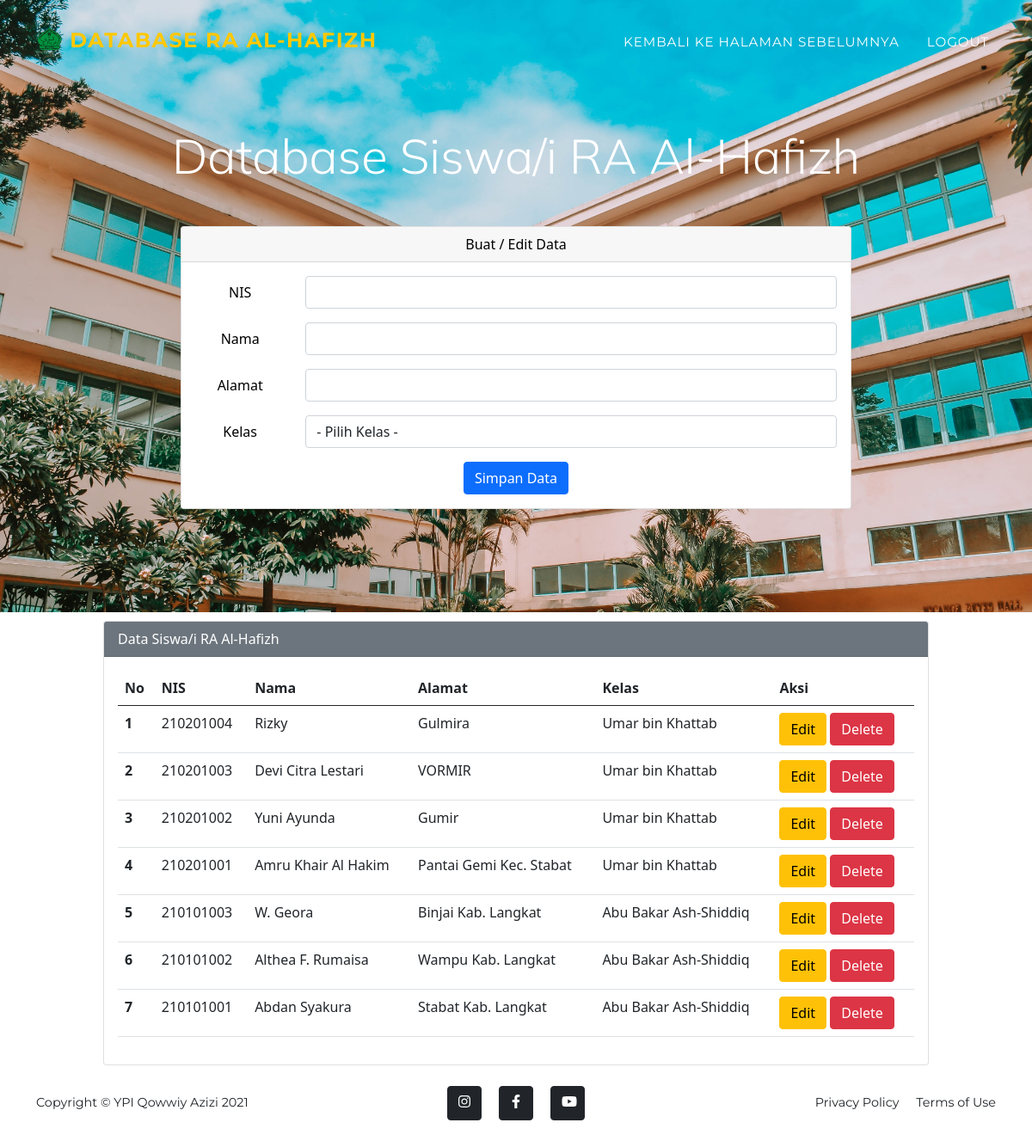
Screenshot of /data_ra.php (signed in) with the database file from the repository.
### tables this page shows
CREATE TABLE `dbra` (
  `id` int(200) NOT NULL,
  `nis` varchar(333) NOT NULL,
  `nama` varchar(333) NOT NULL,
  `alamat` varchar(333) NOT NULL,
  `kelas` varchar(333) NOT NULL
);

### data_ra.php (the view, shortened to what this page needs)
<?php
$host       = "localhost";
$user       = "root";
$pass       = "";
$db         = "dbsekolah";
$koneksi    = mysqli_connect($host, $user, $pass, $db);
$nis        = "";
$nama       = "";
$alamat     = "";
?>
<!DOCTYPE html>
<html lang="en">
    <head>
        <link href="styles.css" rel="stylesheet" />
        <link href="https://cdn.jsdelivr.net/npm/bootstrap@5.0.0-beta2/dist/css/bootstrap.min.css" rel="stylesheet">
    </head>
    <body id="page-top">
        <nav class="navbar navbar-expand-lg navbar-dark fixed-top" id="mainNav">
            <div class="container">
                <a class="navbar-brand" href="#page-top"><img src="YPI.png" class="mb-2" alt="..." />      Database RA Al-Hafizh</a>
                <div class="collapse navbar-collapse" id="navbarResponsive">
                    <ul class="navbar-nav text-uppercase ms-auto py-4 py-lg-0">
                        <li class="nav-item"><a class="nav-link" href="landing-page-tendik.php">Kembali Ke Halaman Sebelumnya</a></li>
                        <li class="nav-item"><a class="nav-link" href="logout.php">Logout</a></li>
                    </ul>
                </div>
            </div>
        </nav>
        <header class="masthead" style="padding-bottom: 10%;
                                        padding-top: 100px;">
        <div class="jumbotron">
            <div class="container">
                <div class="col-lg-12 text-center mt-5 mb-5">
                    <h3 class="display-4" id="font-amru">Database Siswa/i RA Al-Hafizh</h3>
                </div>
            </div>
        </div>
        <div class="mx-auto">
            <div class="card">
                <div class="card-header" style="color : black">
                    Buat / Edit Data
                </div>
                <div class="card-body">
                    <form action="" method="POST">
                        <div class="mb-3 row">
                            <label for="nis" class="col-sm-2 col-form-label" style="color: black">NIS</label>
                            <div class="col-sm-10">
                                <input type="text" class="form-control" id="nis" name="nis" value="<?php echo $nis ?>">
                            </div>
                        </div>
                        <div class="mb-3 row">
                            <label for="nama" class="col-sm-2 col-form-label" style="color : black">Nama</label>
                            <div class="col-sm-10">
                                <input type="text" class="form-control" id="nama" name="nama" value="<?php echo $nama ?>">
                            </div>
                        </div>
                        <div class="mb-3 row">
                            <label for="alamat" class="col-sm-2 col-form-label" style="color : black">Alamat</label>
                            <div class="col-sm-10">
                                <input type="text" class="form-control" id="alamat" name="alamat" value="<?php echo $alamat ?>">
                            </div>
                        </div>
                        <div class="mb-3 row">
                            <label for="kelas" class="col-sm-2 col-form-label" style="color : black">Kelas</label>
                            <div class="col-sm-10">
                                <select class="form-control" name="kelas" id="kelas">
                                    <option value="">- Pilih Kelas -</option>
                                </select>
                            </div>
                        </div>
                        <div class="col-12">
                            <input type="submit" name="simpan" value="Simpan Data" class="btn btn-primary" />
                        </div>
                    </form>
                </div>
            </div>
            </div>
            </header>
        <div class="mx-auto" style="width: 80%">
            <div class="card">
                <div class="card-header text-white bg-secondary">
                    Data Siswa/i RA Al-Hafizh
                </div>
                <div class="card-body">
                    <table class="table">
                        <thead>
                            <tr>
                                <th scope="col">No</th>
                                <th scope="col">NIS</th>
                                <th scope="col">Nama</th>
                                <th scope="col">Alamat</th>
                                <th scope="col">Kelas</th>
                                <th scope="col">Aksi</th>
                            </tr>
                        </thead>
                        <tbody>
                            <?php
                            $sql2   = "select * from dbra order by id desc";
                            $q2     = mysqli_query($koneksi, $sql2);
                            $urut   = 1;
                            while ($r2 = mysqli_fetch_array($q2)) {
                                $id         = $r2['id'];
                                $nis        = $r2['nis'];
                                $nama       = $r2['nama'];
                                $alamat     = $r2['alamat'];
                                $kelas      = $r2['kelas'];
                            ?>
                                <tr>
                                    <th scope="row"><?php echo $urut++ ?></th>
                                    <td scope="row"><?php echo $nis ?></td>
                                    <td scope="row"><?php echo $nama ?></td>
                                    <td scope="row"><?php echo $alamat ?></td>
                                    <td scope="row"><?php echo $kelas ?></td>
                                    <td scope="row">
                                        <a href="data_ra.php?op=edit&id=<?php echo $id ?>"><button type="button" class="btn btn-warning">Edit</button></a>
                                        <a href="data_ra.php?op=delete&id=<?php echo $id?>" onclick="return confirm('Yakin mau delete data?')"><button type="button" class="btn btn-danger">Delete</button></a>
                                    </td>
                                </tr>
                            <?php
                            }
                            ?>
                        </tbody>
                    </table>
                </div>
            </div>
        </div>
        <footer class="footer py-4">
            <div class="container">
                <div class="row align-items-center">
                    <div class="col-lg-4 text-lg-start">Copyright &copy; YPI Qowwiy Azizi 2021</div>
                    <div class="col-lg-4 my-3 my-lg-0">
                        <a class="btn btn-dark btn-social mx-2" href="https://www.instagram.com/"><i class="fab fa-instagram"></i></a>
                        <a class="btn btn-dark btn-social mx-2" href="https://id-id.facebook.com/"><i class="fab fa-facebook-f"></i></a>
                        <a class="btn btn-dark btn-social mx-2" href="https://www.youtube.com/"><i class="fab fa-youtube"></i></a>
                    </div>
                    <div class="col-lg-4 text-lg-end">
                        <a class="link-dark text-decoration-none me-3" href="#!">Privacy Policy</a>
                        <a class="link-dark text-decoration-none" href="#!">Terms of Use</a>
                    </div>
                </div>
            </div>
        </footer>
    </body>
</html>

### data_ra.php (style rules this page uses)
.mx-auto { width: 65%; }
.card { margin-top: 10px; }
#font-amru { font-family: 'Mulish', sans-serif; }

### rows the page displays
dbra: nis "210201004", nama "Rizky", alamat "Gulmira", kelas "Umar bin Khattab"
dbra: nis "210201003", nama "Devi Citra Lestari", alamat "VORMIR", kelas "Umar bin Khattab"
dbra: nis "210201002", nama "Yuni Ayunda", alamat "Gumir", kelas "Umar bin Khattab"
dbra: nis "210201001", nama "Amru Khair Al Hakim", alamat "Pantai Gemi Kec. Stabat", kelas "Umar bin Khattab"
dbra: nis "210101003", nama "W. Geora", alamat "Binjai Kab. Langkat", kelas "Abu Bakar Ash-Shiddiq"
dbra: nis "210101002", nama "Althea F. Rumaisa", alamat "Wampu Kab. Langkat", kelas "Abu Bakar Ash-Shiddiq"
dbra: nis "210101001", nama "Abdan Syakura", alamat "Stabat Kab. Langkat", kelas "Abu Bakar Ash-Shiddiq"
